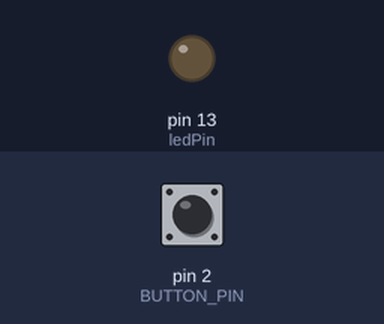
A sketch run on a simulated Arduino Uno, built with avr-gcc and run on an emulated ATmega328P. Shown: output pins drawn as LEDs (lit = HIGH). Inputs (shaded band) come from the test bench; at power-on: pin 2 (BUTTON_PIN) LOW.

Above: at 1.2 s.
1.3 s: pin 2 (BUTTON_PIN) pulled HIGH for 0.15 s
At 1.6 s:
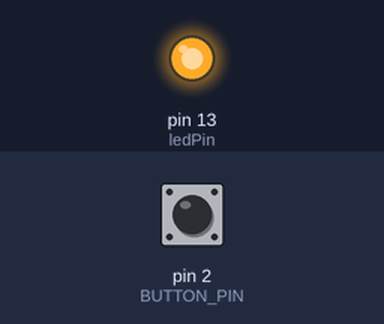
3.8 s: pin 2 (BUTTON_PIN) pulled HIGH for 3.2 s
At 8.9 s:
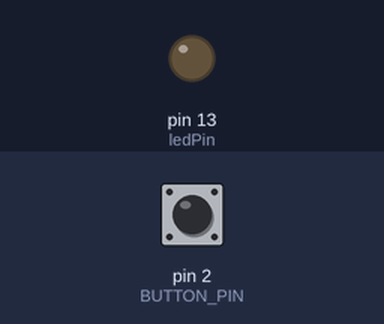
Timing chart, 0 to 10.4 s (numbered marks = the images above; inputs shaded):
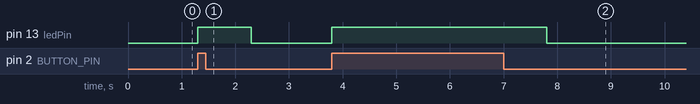

The sketch:

Serial_monitor_Test.ino
```cpp
const int ledPin = 13;
const int BUTTON_PIN = 2;

int buttonState = 0;
unsigned long time;
void setup()
{
    pinMode(ledPin, OUTPUT);
    pinMode(BUTTON_PIN, INPUT);
}

void loop()
{
   int buttonState = digitalRead(BUTTON_PIN);
   if(buttonState == HIGH)
   {
    digitalWrite(ledPin, HIGH);
    Serial.println("Time: ");
    time = millis();
    Serial.print(time);
    delay(1000);

   }
   else
   {
    digitalWrite(ledPin, LOW);
   }


}
```

Measured:
- after the input at 1.3 s, pin 13 (ledPin): LOW → HIGH at once, → LOW 1.0 s later
- after the input at 3.8 s, pin 13 (ledPin): LOW → HIGH at once, → LOW 4.0 s later
